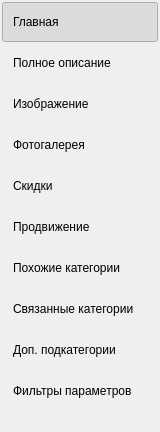
    <widget class="QFrame" name="frame">
     <property name="maximumSize">
      <size>
       <width>160</width>
       <height>16777215</height>
      </size>
     </property>
     <property name="autoFillBackground">
      <bool>false</bool>
     </property>
     <property name="frameShape">
      <enum>QFrame::NoFrame</enum>
     </property>
     <property name="frameShadow">
      <enum>QFrame::Sunken</enum>
     </property>
     <layout class="QVBoxLayout" name="verticalLayout_3">
      <property name="spacing">
       <number>1</number>
      </property>
      <property name="leftMargin">
       <number>2</number>
      </property>
      <property name="topMargin">
       <number>2</number>
      </property>
      <property name="rightMargin">
       <number>2</number>
      </property>
      <property name="bottomMargin">
       <number>2</number>
      </property>
      <item>
       <widget class="QPushButton" name="pushButtonMainInfo">
        <property name="minimumSize">
         <size>
          <width>0</width>
          <height>40</height>
         </size>
        </property>
        <property name="baseSize">
         <size>
          <width>0</width>
          <height>0</height>
         </size>
        </property>
        <property name="styleSheet">
         <string notr="true">text-align: left;
padding-left: 10px;</string>
        </property>
        <property name="text">
         <string>Главная</string>
        </property>
        <property name="checkable">
         <bool>true</bool>
        </property>
        <property name="checked">
         <bool>true</bool>
        </property>
        <property name="flat">
         <bool>true</bool>
        </property>
        <attribute name="buttonGroup">
         <string notr="true">buttonGroup</string>
        </attribute>
       </widget>
      </item>
      <item>
       <widget class="QPushButton" name="pushButtonDescription">
        <property name="minimumSize">
         <size>
          <width>0</width>
          <height>40</height>
         </size>
        </property>
        <property name="baseSize">
         <size>
          <width>0</width>
          <height>0</height>
         </size>
        </property>
        <property name="styleSheet">
         <string notr="true">text-align: left;
padding-left: 10px;</string>
        </property>
        <property name="text">
         <string>Полное описание</string>
        </property>
        <property name="checkable">
         <bool>true</bool>
        </property>
        <property name="checked">
         <bool>false</bool>
        </property>
        <property name="flat">
         <bool>true</bool>
        </property>
        <attribute name="buttonGroup">
         <string notr="true">buttonGroup</string>
        </attribute>
       </widget>
      </item>
      <item>
       <widget class="QPushButton" name="pushButtonPicture">
        <property name="minimumSize">
         <size>
          <width>0</width>
          <height>40</height>
         </size>
        </property>
        <property name="baseSize">
         <size>
          <width>0</width>
          <height>0</height>
         </size>
        </property>
        <property name="styleSheet">
         <string notr="true">text-align: left;
padding-left: 10px;</string>
        </property>
        <property name="text">
         <string>Изображение</string>
        </property>
        <property name="checkable">
         <bool>true</bool>
        </property>
        <property name="flat">
         <bool>true</bool>
        </property>
        <attribute name="buttonGroup">
         <string notr="true">buttonGroup</string>
        </attribute>
       </widget>
      </item>
      <item>
       <widget class="QPushButton" name="pushButtonPictures">
        <property name="minimumSize">
         <size>
          <width>0</width>
          <height>40</height>
         </size>
        </property>
        <property name="baseSize">
         <size>
          <width>0</width>
          <height>0</height>
         </size>
        </property>
        <property name="styleSheet">
         <string notr="true">text-align: left;
padding-left: 10px;</string>
        </property>
        <property name="text">
         <string>Фотогалерея</string>
        </property>
        <property name="checkable">
         <bool>true</bool>
        </property>
        <property name="flat">
         <bool>true</bool>
        </property>
        <attribute name="buttonGroup">
         <string notr="true">buttonGroup</string>
        </attribute>
       </widget>
      </item>
      <item>
       <widget class="QPushButton" name="pushButtonDiscounts">
        <property name="minimumSize">
         <size>
          <width>0</width>
          <height>40</height>
         </size>
        </property>
        <property name="baseSize">
         <size>
          <width>0</width>
          <height>0</height>
         </size>
        </property>
        <property name="styleSheet">
         <string notr="true">text-align: left;
padding-left: 10px;</string>
        </property>
        <property name="text">
         <string>Скидки</string>
        </property>
        <property name="checkable">
         <bool>true</bool>
        </property>
        <property name="flat">
         <bool>true</bool>
        </property>
        <attribute name="buttonGroup">
         <string notr="true">buttonGroup</string>
        </attribute>
       </widget>
      </item>
      <item>
       <widget class="QPushButton" name="pushButtonSEO">
        <property name="minimumSize">
         <size>
          <width>0</width>
          <height>40</height>
         </size>
        </property>
        <property name="baseSize">
         <size>
          <width>0</width>
          <height>0</height>
         </size>
        </property>
        <property name="styleSheet">
         <string notr="true">text-align: left;
padding-left: 10px;</string>
        </property>
        <property name="text">
         <string>Продвижение</string>
        </property>
        <property name="checkable">
         <bool>true</bool>
        </property>
        <property name="flat">
         <bool>true</bool>
        </property>
        <attribute name="buttonGroup">
         <string notr="true">buttonGroup</string>
        </attribute>
       </widget>
      </item>
      <item>
       <widget class="QPushButton" name="pushButtonSimilarGroups">
        <property name="minimumSize">
         <size>
          <width>0</width>
          <height>40</height>
         </size>
        </property>
        <property name="baseSize">
         <size>
          <width>0</width>
          <height>0</height>
         </size>
        </property>
        <property name="styleSheet">
         <string notr="true">text-align: left;
padding-left: 10px;</string>
        </property>
        <property name="text">
         <string>Похожие категории</string>
        </property>
        <property name="checkable">
         <bool>true</bool>
        </property>
        <property name="flat">
         <bool>true</bool>
        </property>
        <attribute name="buttonGroup">
         <string notr="true">buttonGroup</string>
        </attribute>
       </widget>
      </item>
      <item>
       <widget class="QPushButton" name="pushButtonLinksGroups">
        <property name="minimumSize">
         <size>
          <width>0</width>
          <height>40</height>
         </size>
        </property>
        <property name="baseSize">
         <size>
          <width>0</width>
          <height>0</height>
         </size>
        </property>
        <property name="styleSheet">
         <string notr="true">text-align: left;
padding-left: 10px;</string>
        </property>
        <property name="text">
         <string>Связанные категории</string>
        </property>
        <property name="checkable">
         <bool>true</bool>
        </property>
        <property name="flat">
         <bool>true</bool>
        </property>
        <attribute name="buttonGroup">
         <string notr="true">buttonGroup</string>
        </attribute>
       </widget>
      </item>
      <item>
       <widget class="QPushButton" name="pushButtonAdditionalSubgroups">
        <property name="minimumSize">
         <size>
          <width>0</width>
          <height>40</height>
         </size>
        </property>
        <property name="baseSize">
         <size>
          <width>0</width>
          <height>0</height>
         </size>
        </property>
        <property name="styleSheet">
         <string notr="true">text-align: left;
padding-left: 10px;</string>
        </property>
        <property name="text">
         <string>Доп. подкатегории</string>
        </property>
        <property name="checkable">
         <bool>true</bool>
        </property>
        <property name="flat">
         <bool>true</bool>
        </property>
        <attribute name="buttonGroup">
         <string notr="true">buttonGroup</string>
        </attribute>
       </widget>
      </item>
      <item>
       <widget class="QPushButton" name="pushButtonFilters">
        <property name="minimumSize">
         <size>
          <width>0</width>
          <height>40</height>
         </size>
        </property>
        <property name="baseSize">
         <size>
          <width>0</width>
          <height>0</height>
         </size>
        </property>
        <property name="styleSheet">
         <string notr="true">text-align: left;
padding-left: 10px;</string>
        </property>
        <property name="text">
         <string>Фильтры параметров</string>
        </property>
        <property name="checkable">
         <bool>true</bool>
        </property>
        <property name="flat">
         <bool>true</bool>
        </property>
        <attribute name="buttonGroup">
         <string notr="true">buttonGroup</string>
        </attribute>
       </widget>
      </item>
      <item>
       <spacer name="verticalSpacer_3">
        <property name="orientation">
         <enum>Qt::Vertical</enum>
        </property>
        <property name="sizeHint" stdset="0">
         <size>
          <width>20</width>
          <height>19</height>
         </size>
        </property>
       </spacer>
      </item>
     </layout>
    </widget>
